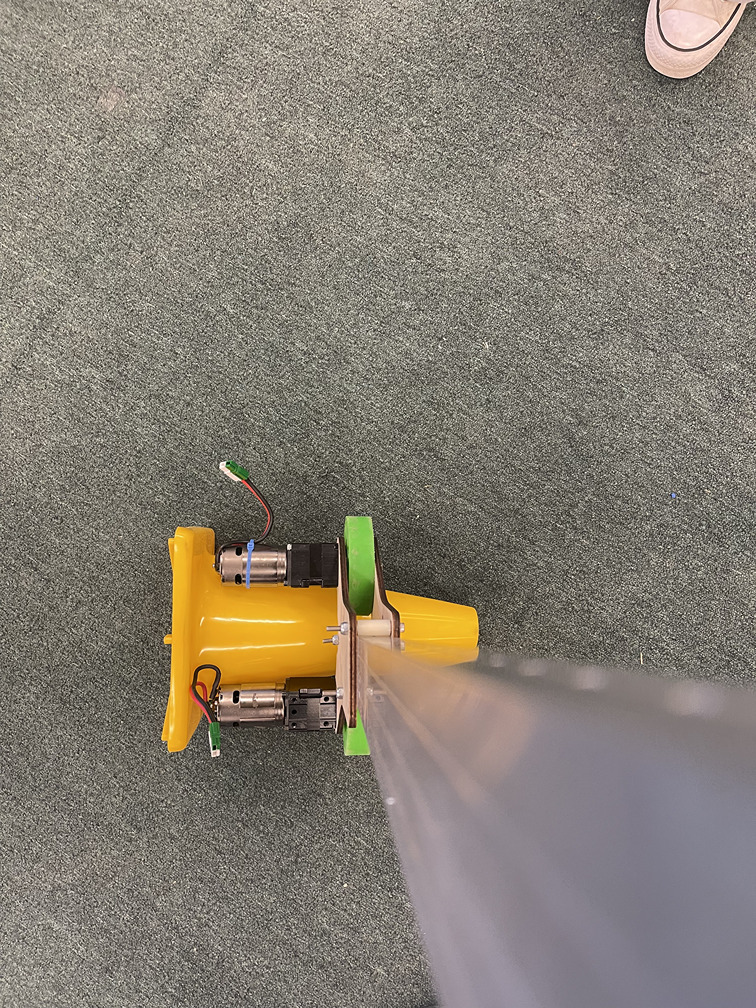
#> input picture cone2_small.jpg, 756 x 1008 px
$ jupyter execute --allow-errors calc_cone_angle.ipynb
#> lines starting #> are read from the running program, lines starting #| are printed output that depends on the picture; after the words box and inside, x2 and y2 are one past the last pixel; in counts of white or black regions, pixels touching at a corner belong together
#> further down, img is the input picture: shape (1008, 756, 3); mean R, G, B 133.8, 126.4, 115
[cell 1]
import cv2
import numpy as np
import matplotlib.image as mpimg
import matplotlib.pyplot as plt
import math
import imutils

[cell 2]
def ccw(A, B, C):
    # returns true if A, B, and C are listed in counterclockwise order
    return (C[1] - A[1]) * (B[0] - A[0]) > (B[1] - A[1]) * (C[0] - A[0])


def intersect(A, B, C, D):
    # returns true if line segment AB intersects line segment CD
    return ccw(A, C, D) != ccw(B, C, D) and ccw(A, B, C) != ccw(A, B, D)


# [6 lines left out: function calc_dist, not called in this run]

[cell 3]
def detect_cone(img, outline=False, label=False):
    # contours and bounding rectangles that will be returned
#> called with outline = True, label = False
    conts, rects = [], []

    # find contours
    blur_img = cv2.GaussianBlur(img, (49, 49), 0)
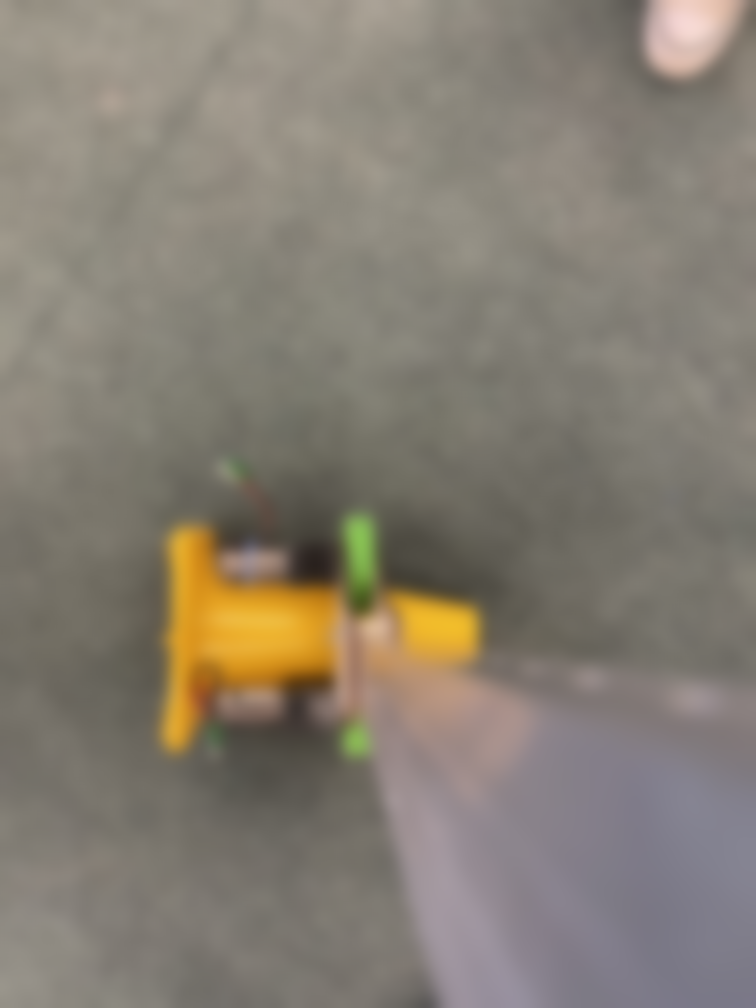
#> blur_img: shape (1008, 756, 3); mean R, G, B 133.8, 126.4, 115
    hsv_img = cv2.cvtColor(blur_img, cv2.COLOR_BGR2HSV)
#> hsv_img: shape (1008, 756, 3); mean H, S, V 107.2, 36.3, 134.6
    mask_img = cv2.inRange(hsv_img, np.array([90, 150, 150]), np.array([110, 255, 255]))
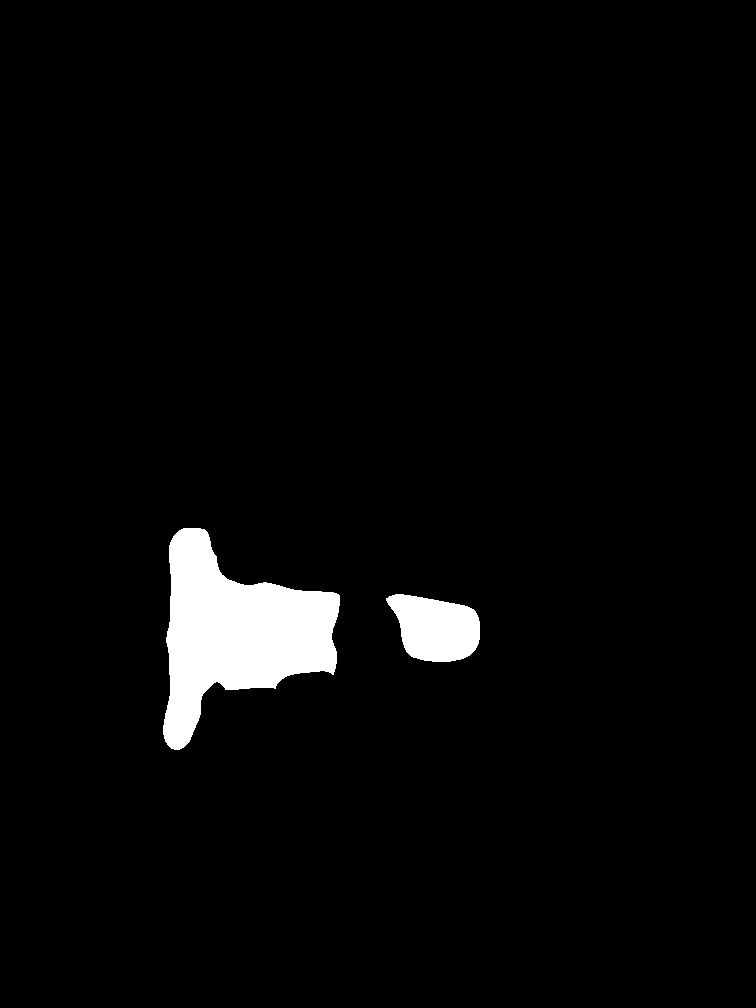
#> mask_img: shape (1008, 756); 3.3% white; 2 white regions
    contours, hierarchy = cv2.findContours(mask_img, cv2.RETR_TREE, cv2.CHAIN_APPROX_SIMPLE)
#> contours = 2 contours; box (x1, y1, x2, y2) and area: (163, 528, 340, 750) 20288, (386, 594, 480, 662) 4546

    for i, cont in enumerate(contours):
        # filter out contours with a small area
        area = cv2.contourArea(cont)
        if area >= 1000:
            conts.append(cont)

            # find the smallest rectangle around the contour
            rect = cv2.minAreaRect(cont)
            rect = cv2.boxPoints(rect)
            rect = np.int0(rect)
            rects.append(rect)

            # draw the contour and rectangle
            if outline:
                cv2.drawContours(img, [cont], -1, (0, 0, 255), 2)
                cv2.drawContours(img, [rect], -1, (255, 0, 0), 2)

            # label the coordinates of the vertices of the rectangle
            if label:
                for j, point in enumerate(rect):
                    x = rect[j][0]
                    y = rect[j][1]
                    cv2.putText(img, str(x) + ", " + str(y), (x, y), cv2.FONT_HERSHEY_SIMPLEX, 0.6, (255, 255, 255), 2)
#> this loop made 2 passes
#> (area, rect) on passes 1 to 2: (4546.5, [[474, 668], [376, 652], [387, 591], [484, 607]]), (20287.5, [[334, 754], [162, 748], [169, 526], [341, 532]])
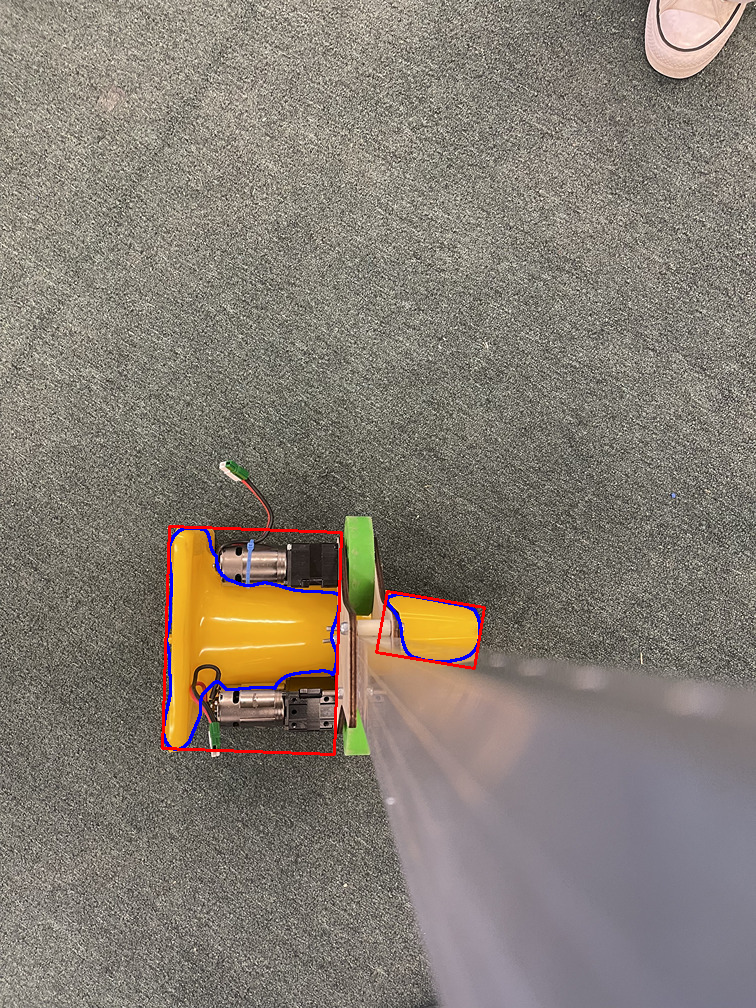
#> img: shape (1008, 756, 3); 0.78% of pixels changed, all inside (x1, y1, x2, y2) = (161, 525, 486, 756)
#> after the loop, conts has the same summary as contours; rects = [[[474, 668], [376, 652], [387, 591], [484, 607]], [[334, 754], [162, 748], [169, 526], [341, 532]]]

    conts = np.asarray(conts)
    rects = np.asarray(rects)

    return conts, rects


# [71 lines left out: functions detect_base, calc_angle, not called in this run]

[cell 4]
def calc_cone_angle(img):
    # find and label contours and bounding rectangles
    conts, rects = detect_cone(img, True, False)

    if len(rects) == 2:
        # find the base of the cone
        base, base_index = detect_base(img, rects, True)

        # find the angle between the base and the tip, relative to the y-axis
        angle = calc_angle(img, base, base_index, rects, True)

        return img, angle

    else:
        return img, 0

[cell 5]
img = mpimg.imread('cone2_small.jpg')
rotated_img = imutils.rotate(img, angle=0)
#> (the rest of this cell did not finish here and is left out)

$ run again, with cone3_small.jpg copied over cone2_small.jpg
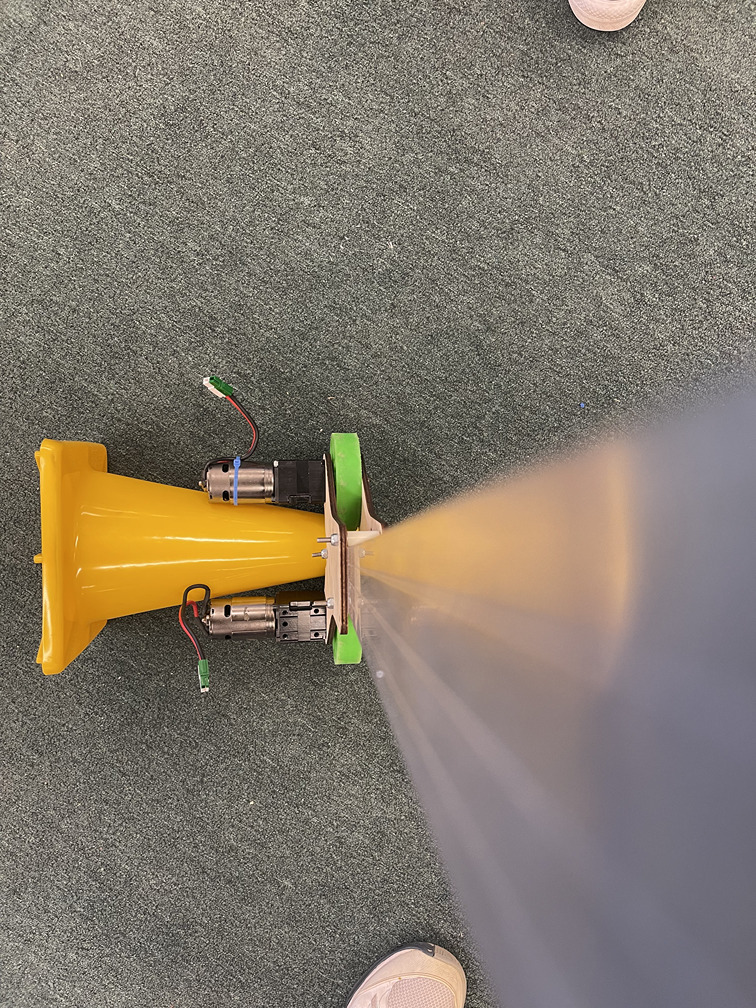
#> input picture cone3_small.jpg, 756 x 1008 px
#> img is the input picture: shape (1008, 756, 3); mean R, G, B 130.8, 121.4, 108.2
#> hsv_img: shape (1008, 756, 3); mean H, S, V 109.9, 42.6, 132
#> in detect_cone, `mask_img = cv2.inRange(hsv_img, np.array([90, 150, 150]), np.array([11..`:
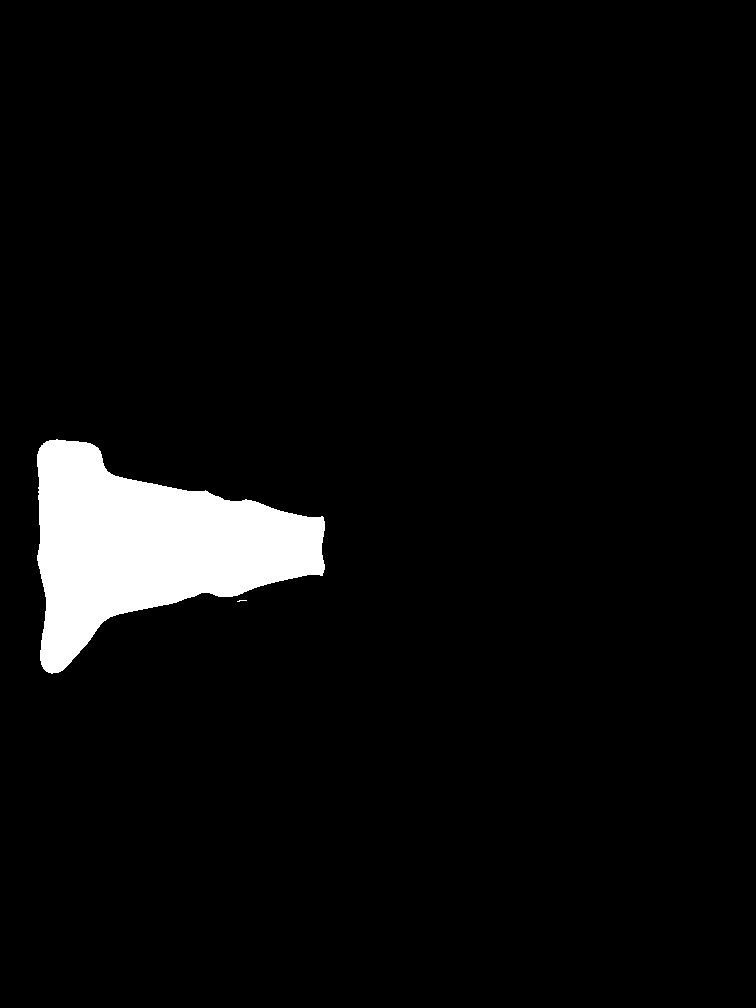
#> mask_img: shape (1008, 756); 4.7% white; 2 white regions (1 under 20 px)
#> contours = 2 contours, 1 with area under 20; largest, box (x1, y1, x2, y2) and area: (37, 439, 325, 674) 35042
#> the loop in detect_cone, `for i, cont in enumerate(contours):` made 2 passes
#> (area, rect) on pass 2: (35042.5, [[324, 673], [37, 673], [37, 439], [324, 439]])
#> after the loop in detect_cone, `for i, cont in enumerate(contours):`: conts = 1 contour; box (x1, y1, x2, y2) and area: (37, 439, 325, 674) 35042; rects = [[[324, 673], [37, 673], [37, 439], [324, 439]]]
#> in detect_cone, `rects = np.asarray(rects)`: rects = [[324, 673], [37, 673], [37, 439], [324, 439]]
#> angle = 0
#> `cv2.putText(detected_img, "Rotated " + str(angle) + " degrees", (10, 3..`:
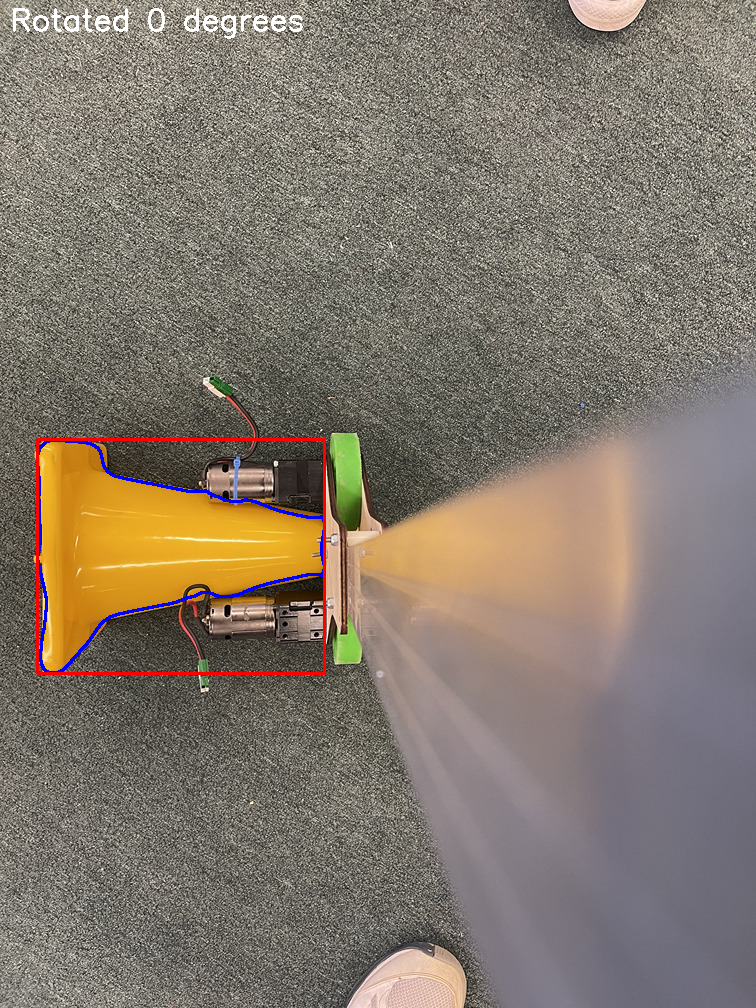
#> detected_img: shape (1008, 756, 3); mean R, G, B 131.1, 120.9, 109

$ run again, with cone4_small.jpg copied over cone2_small.jpg
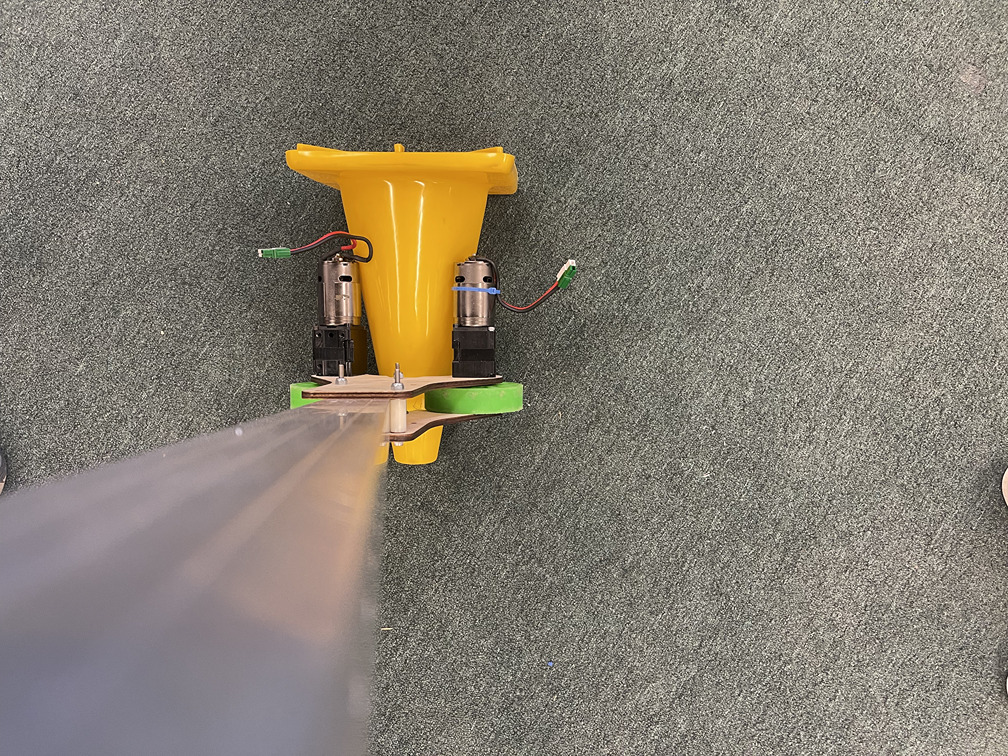
#> input picture cone4_small.jpg, 1008 x 756 px
#> img is the input picture: shape (756, 1008, 3); mean R, G, B 133.3, 126, 113.6
#> hsv_img: shape (756, 1008, 3); mean H, S, V 105.1, 36.9, 134
#> in detect_cone, `mask_img = cv2.inRange(hsv_img, np.array([90, 150, 150]), np.array([11..`:
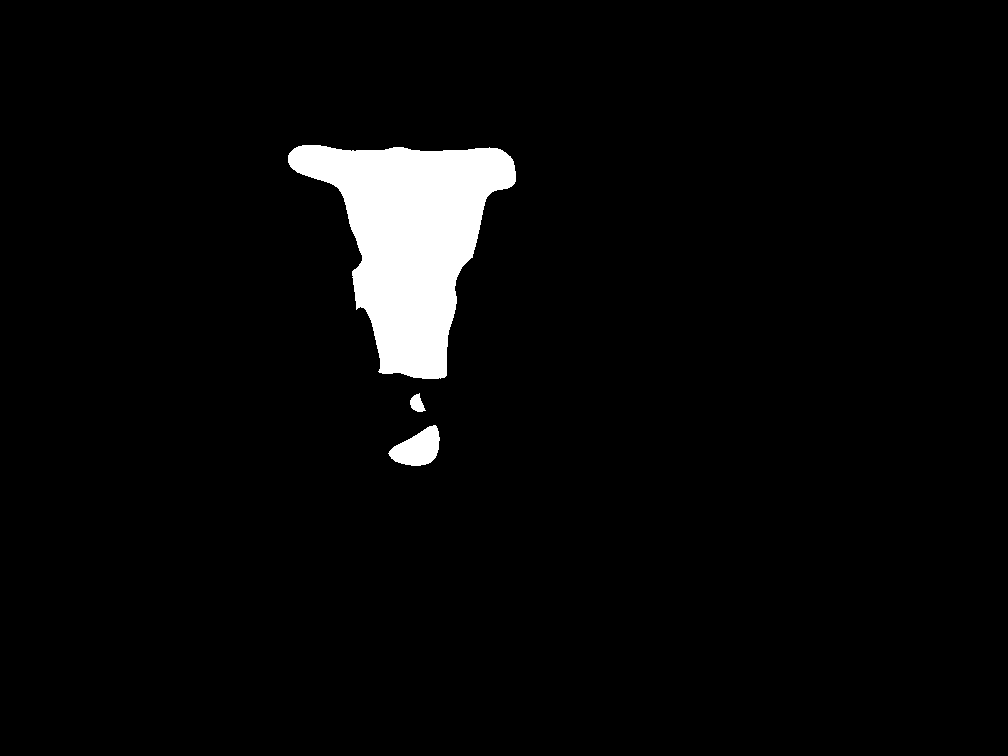
#> mask_img: shape (756, 1008); 3.8% white; 3 white regions
#> contours = 3 contours; box (x1, y1, x2, y2) and area: (288, 145, 516, 379) 27344, (388, 425, 440, 466) 1266, (410, 393, 426, 412) 163
#> the loop in detect_cone, `for i, cont in enumerate(contours):` made 3 passes
#> (area, rect) on passes 1, 3: (1266.5, [[402, 477], [386, 450], [434, 422], [450, 450]]), (27343.5, [[512, 379], [285, 376], [288, 144], [515, 147]])
#> after the loop in detect_cone, `for i, cont in enumerate(contours):`:
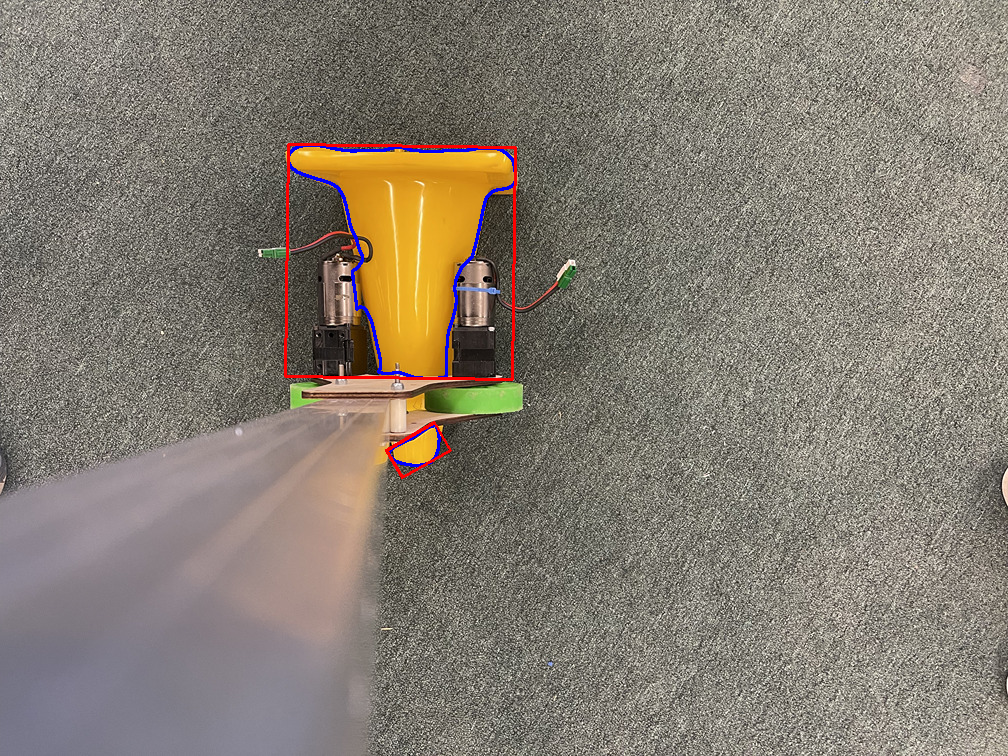
#> img: shape (756, 1008, 3); 0.78% of pixels changed, all inside (x1, y1, x2, y2) = (284, 143, 517, 479)
#> after the loop in detect_cone, `for i, cont in enumerate(contours):`: conts = 2 contours; box (x1, y1, x2, y2) and area: (288, 145, 516, 379) 27344, (388, 425, 440, 466) 1266; rects = [[[402, 477], [386, 450], [434, 422], [450, 450]], [[512, 379], [285, 376], [288, 144], [515, 147]]]
